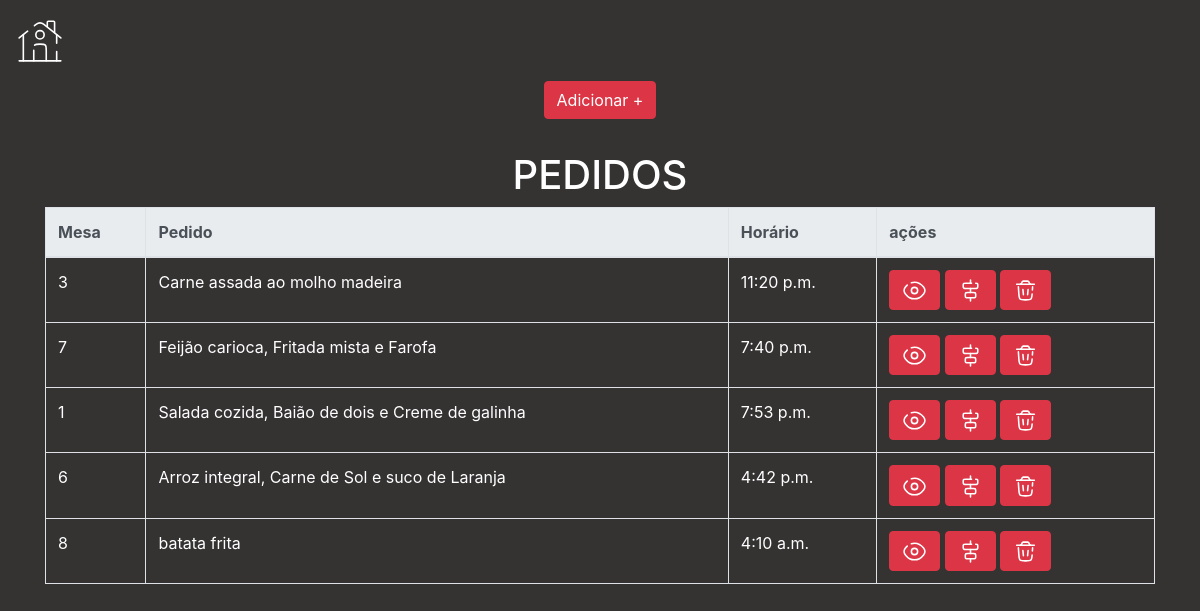
Page /pedidos/ on the committed database.
### app/models.py (models this page shows)
class Pedidos(models.Model):
    mesa = models.IntegerField(validators=[validate_mesa])
    pedido = models.TextField()
    horario = models.TimeField()

### app/views.py (the view)
# urls.py: path('pedidos/', pedidos, name='pedidos'),
def pedidos(request): #Pagina dos pedidos que é o crud em si
    data = dict() #eu crio um dicionario
    data['db'] = Pedidos.objects.all() #e uma key no dicionario com o value sendo todos os objetos da tabela Pedidos do banco de dados
    return render(request, 'pedidos.html', data) #a request não so retorna a pagina, mas tem que retornar agr esse dicionario data

### app/templates/pedidos.html (shortened to what this page needs)
{% load static %}
<!DOCTYPE html>
<html lang="pt-br">
<head>
    <link rel="stylesheet" href="https://cdn.jsdelivr.net/npm/bootstrap@4.6.2/dist/css/bootstrap.min.css">
    <link rel="stylesheet" href="path/to/font-awesome/css/font-awesome.min.css">
</head>
<body>
    <header>
        <div style='padding-top: 15px; padding-left: 15px'>
            <a href='/'></a>
        </div>
    <header/>
    <div class='col-8 m-auto pt-3 pb-2 text-center'>
        <a href='{% url 'form' %}' class='btn btn-danger'>Adicionar +</a>
    </div>
    <div class="container pt-4">
        <h1 class="text-center">PEDIDOS</h1>
        <table class="table table-bordered">
            <thead class="thead-light">
                <tr>
                <th>Mesa</th>
                <th>Pedido</th>
                <th>Horário</th>
                <th>ações</th>
            </tr>
        </thead>
            <tbody>
                {% for dbs in db %}
                <tr>
                    <td>{{dbs.mesa}}</td>
                    <td>{{dbs.pedido}}</td>
                    <td>{{dbs.horario}}</td>
                    <td>
                        <a href="{% url 'view' pk=dbs.id %}" class="btn btn-danger"></a>
                        <a href="{% url 'edit' pk=dbs.id %}" class="btn btn-danger"></a>
                        <a href="{% url 'delete' pk=dbs.id %}" class="btn btn-danger"></a>
                    </td>
                </tr>
                {% endfor %}
            </tbody>
        </table>
    </div>
</body>
</html>

### app/templates/pedidos.html (style rules this page uses)
body { background-color: #353232; }
h1, td { color: white; }

### rows in the picture
Pedidos: mesa "3", pedido "Carne assada ao molho madeira", horario "11:20 p.m."
Pedidos: mesa "7", pedido "Feijão carioca, Fritada mista e Farofa", horario "7:40 p.m."
Pedidos: mesa "1", pedido "Salada cozida, Baião de dois e Creme de galinha", horario "7:53 p.m."
Pedidos: mesa "6", pedido "Arroz integral, Carne de Sol e suco de Laranja", horario "4:42 p.m."
Pedidos: mesa "8", pedido "batata frita", horario "4:10 a.m."
